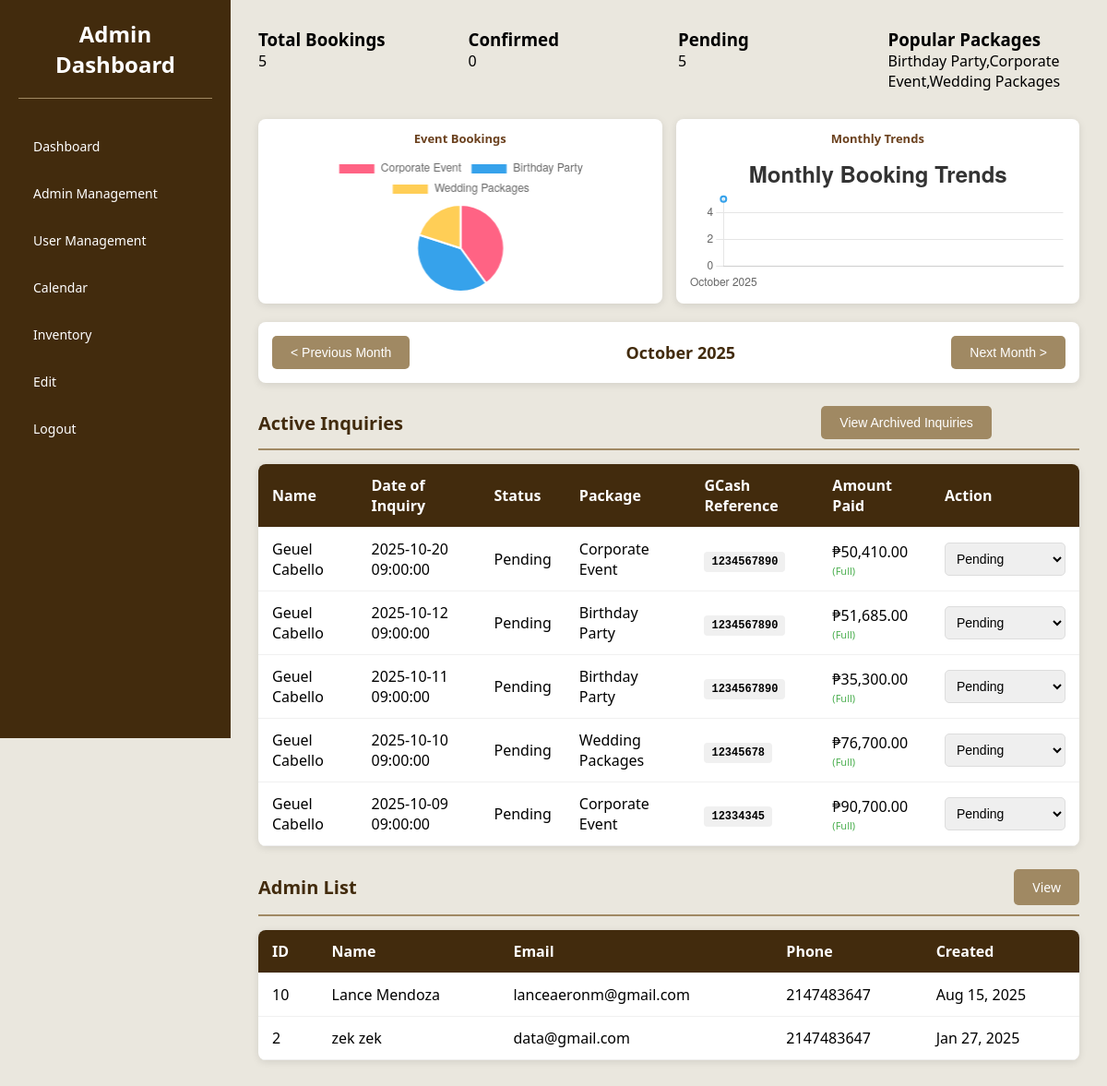
The page /admin/PHP/dashboard.php (signed in) on the database as committed earlier.
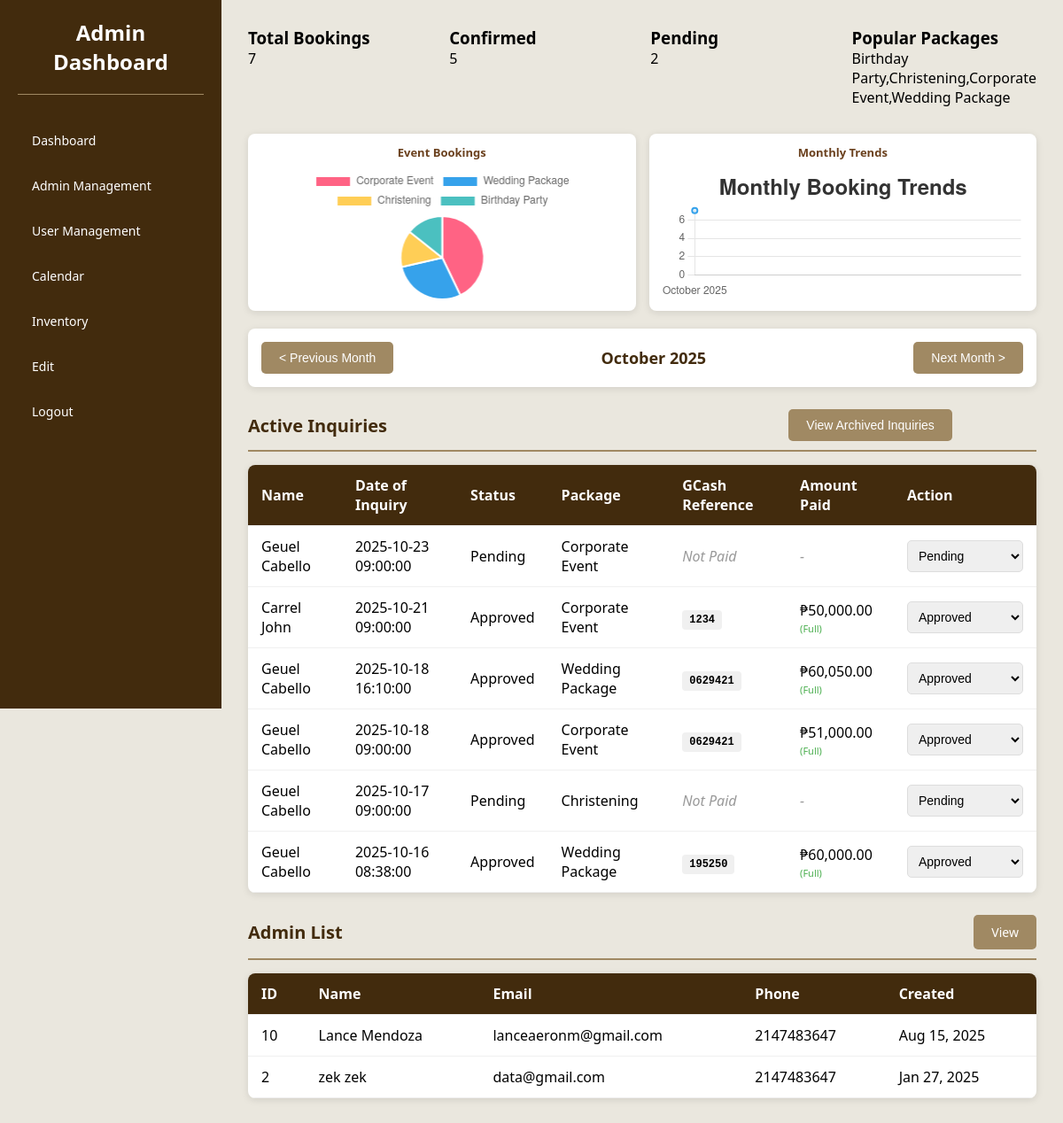
The same page on the database as committed later.
### tables this page shows
CREATE TABLE IF NOT EXISTS `bookings` (
  `id` int NOT NULL AUTO_INCREMENT,
  `btuser_id` int NOT NULL,
  `btaddress` varchar(255) DEFAULT NULL,
  `btevent` varchar(100) DEFAULT NULL,
  `btschedule` datetime DEFAULT NULL,
  `EventDuration` datetime DEFAULT NULL,
  `total_cost` double NOT NULL DEFAULT '0',
  `additional_headcount` int NOT NULL DEFAULT '0',
  `btattendees` int DEFAULT NULL,
  `btservices` text,
  `btmessage` text,
  `status` enum('Pending','Approved','Canceled','Completed') NOT NULL DEFAULT 'Pending',
  `payment_status` enum('unpaid','partial','paid') NOT NULL DEFAULT 'unpaid',
  `created_at` timestamp NULL DEFAULT CURRENT_TIMESTAMP,
  PRIMARY KEY (`id`)
);

CREATE TABLE IF NOT EXISTS `btuser` (
  `bt_user_id` int NOT NULL AUTO_INCREMENT,
  `bt_first_name` varchar(100) NOT NULL,
  `bt_last_name` varchar(100) NOT NULL,
  `bt_email` varchar(191) DEFAULT NULL,
  `bt_phone_number` varchar(20) NOT NULL,
  `bt_password_hash` mediumtext,
  `bt_created_at` datetime NOT NULL DEFAULT CURRENT_TIMESTAMP,
  `bt_updated_at` datetime DEFAULT NULL,
  `bt_is_active` tinyint NOT NULL DEFAULT '1',
  `bt_privilege_id` int NOT NULL DEFAULT '2',
  PRIMARY KEY (`bt_user_id`),
  UNIQUE KEY `email_unique` (`bt_email`),
  KEY `fk_btuser_privilege` (`bt_privilege_id`)
);

### admin/PHP/Dashboard.php (the view, shortened to what the changed rows need)
<?php
$host = 'localhost';
$dbname = 'btonedatabase';
$username = 'root';
$password = '';
try {
    $pdo = new PDO("mysql:host=$host;dbname=$dbname;charset=utf8mb4", $username, $password);
    $pdo->setAttribute(PDO::ATTR_ERRMODE, PDO::ERRMODE_EXCEPTION);
} catch (PDOException $e) {
    die("Database Connection Failed: " . $e->getMessage());
}
function getBookings($pdo) {
    $stmt = $pdo->prepare("
        SELECT
            b.*,
            u.bt_first_name,
            u.bt_last_name,
            u.bt_email,
            -- Get the latest GCash reference number
            (SELECT s1.GcashReferenceNo
             FROM sales s1
             WHERE s1.booking_id = b.id
             ORDER BY s1.DateCreated DESC
             LIMIT 1) as GcashReferenceNo,
            -- Get total amount paid across all payments
            COALESCE((SELECT SUM(s2.AmountPaid)
                     FROM sales s2
                     WHERE s2.booking_id = b.id), 0) as TotalAmountPaid,
            -- Get the total cost of the booking
            b.total_cost as TotalAmount
        FROM bookings b
        JOIN btuser u ON b.btuser_id = u.bt_user_id
        WHERE b.status NOT IN ('Canceled', 'Completed')
        ORDER BY b.btschedule DESC
        LIMIT 50
    ");
    $stmt->execute();
    return $stmt->fetchAll(PDO::FETCH_ASSOC);
}
function getMonthDetails($pdo, $month, $year)
{
    $stmt = $pdo->prepare("
        SELECT
        COUNT(*) AS total_bookings,
        SUM(CASE WHEN b.status = 'Approved' THEN 1 ELSE 0 END) as confirmed_bookings,
        SUM(CASE WHEN b.status = 'Pending' THEN 1 ELSE 0 END) as pending_bookings,
        GROUP_CONCAT(DISTINCT btevent) as popular_packages
        FROM bookings b
        WHERE MONTH(b.btschedule) = ? AND YEAR(b.btschedule) = ?
        AND b.status NOT IN ('Canceled', 'Completed')
    ");
    $stmt->execute([$month, $year]);
    return $stmt->fetch(PDO::FETCH_ASSOC);
}
$bookingData = getBookings($pdo);
$currentMonth = date('n');
$currentYear = date('Y');
$currentMonthData = getMonthDetails($pdo, $currentMonth, $currentYear);
?>
<!DOCTYPE html>
<html lang="en">
<head>
    <link rel="stylesheet" href="https://cdn.jsdelivr.net/npm/chart.js@4.4.0/dist/chart.min.css">
    <link rel="stylesheet" href="https://cdnjs.cloudflare.com/ajax/libs/font-awesome/6.4.0/css/all.min.css">
    <link rel="stylesheet" href="../assets_css/admin.css">
</head>
<body>
    <div class="dashboard-container">
    <nav class="sidebar">
    <div class="logo">
        <h2>Admin Dashboard</h2>
    </div>
</nav>
        <main class="main-content">
            <div class="analytics-section">
                <div class="stat-card">
                    <h3>Total Bookings</h3>
                    <p id="totalBookings"><?php echo $currentMonthData['total_bookings'] ?? 0; ?></p>
                </div>
                <div class="stat-card">
                    <h3>Confirmed</h3>
                    <p id="confirmedBookings"><?php echo $currentMonthData['confirmed_bookings'] ?? 0; ?></p>
                </div>
                <div class="stat-card">
                    <h3>Pending</h3>
                    <p id="pendingBookings"><?php echo $currentMonthData['pending_bookings'] ?? 0; ?></p>
                </div>
                <div class="stat-card">
                    <h3>Popular Packages</h3>
                    <p id="popularPackages"><?php echo $currentMonthData['popular_packages'] ?? 'N/A'; ?></p>
                </div>
            </div>
<div class="charts-section">
    <div class="chart-card">
        <h4>Event Bookings</h4>
        <canvas id="bookingChart"></canvas>
    </div>
    <div class="chart-card">
        <h4>Monthly Trends</h4>
        <canvas id="monthlyTrendChart"></canvas>
    </div>
</div>
<div class="month-navigation">
    <h2 id="currentMonthDisplay"><?php echo date('F Y'); ?></h2>
</div>
            <table class="customer-table">
                <thead>
                    <tr>
                        <th>Name</th>
                        <th>Date of Inquiry</th>
                        <th>Status</th>
                        <th>Package</th>
                        <th>GCash Reference</th>
                        <th>Amount Paid</th>
                        <th>Action</th>
                    </tr>
                </thead>
                <tbody>
                    <?php foreach ($bookingData as $booking): ?>
                    <tr>
                        <td><?php echo htmlspecialchars($booking['bt_first_name'] . ' ' . $booking['bt_last_name']); ?></td>
                        <td><?php echo htmlspecialchars($booking['btschedule']);?></td>
                        <td class="status-cell-<?php echo htmlspecialchars($booking['id']); ?>">
                        <?php echo htmlspecialchars($booking['status']); ?>
                        </td>
                        <td><?php echo htmlspecialchars($booking['btevent']); ?></td>
                        <td>
                            <?php if (!empty($booking['GcashReferenceNo'])): ?>
                                <span class="gcash-reference">
                                    <?php echo htmlspecialchars($booking['GcashReferenceNo']); ?>
                                </span>
                            <?php else: ?>
                                <span class="not-paid">Not Paid</span>
                            <?php endif; ?>
                        </td>
                        <td>
                            <?php if ($booking['TotalAmountPaid'] > 0): ?>
                                ₱<?php echo number_format($booking['TotalAmountPaid'], 2); ?>
                                <?php if ($booking['TotalAmountPaid'] < $booking['TotalAmount']): ?>
                                    <span class="payment-status paid-partial">(Partial)</span>
                                <?php else: ?>
                                    <span class="payment-status paid-full">(Full)</span>
                                <?php endif; ?>
                            <?php else: ?>
                                <span class="not-paid">-</span>
                            <?php endif; ?>
                        </td>
                        <td>
                            <select class="status-select" onchange="updateStatus('<?php echo htmlspecialchars($booking['id']);?>', this.value)">
                                    <?php
                                        $statuses = ['Pending', 'Approved', 'Canceled', 'Completed'];
                                        foreach ($statuses as$statusOption):
                                            $selected = ($booking['status'] === $statusOption) ? 'selected' :'';
                                    ?>
                                    <option value="<?php echo $statusOption; ?>" <?php echo $selected; ?>>
                                        <?php echo $statusOption; ?>
                                    </option>
                                    <?php endforeach; ?>
                            </select>
                        </td>
                    </tr>
                    <?php endforeach; ?>
                </tbody>
            </table>
            <?php include __DIR__ . '/../includes/admin_list.php'; ?>
        </main>
    </div>
</body>
</html>

### admin/includes/admin_list.php (shortened to what the changed rows need)
<?php
$stmt = $pdo->query("
    SELECT *
    FROM btuser
    WHERE bt_privilege_id = 1
    ORDER BY bt_user_id DESC
");
$users = $stmt->fetchAll(PDO::FETCH_ASSOC);
?>
<table class="customer-table">
    <thead>
        <tr>
            <th>ID</th><th>Name</th><th>Email</th><th>Phone</th><th>Created</th>
        </tr>
    </thead>
    <tbody>
    <?php foreach ($users as $user): ?>
        <tr>
            <td><?= htmlspecialchars($user['bt_user_id']); ?></td>
            <td><?= htmlspecialchars($user['bt_first_name'].' '.$user['bt_last_name']); ?></td>
            <td><?= htmlspecialchars($user['bt_email']); ?></td>
            <td><?= htmlspecialchars($user['bt_phone_number']); ?></td>
            <td><?= date('M j, Y', strtotime($user['bt_created_at'])); ?></td>
        </tr>
    <?php endforeach; ?>
    </tbody>
</table>

Rows that differ between the two databases and show on the page:
no longer on this page (row edited): bookings: btuser.bt_last_name "Geuel Cabello", btschedule "2025-10-10 09:00:00", status "Pending", btevent "Wedding Packages", GcashReferenceNo "12345678", TotalAmountPaid "76,700.00", total_cost "(Full)", id "Pending"
no longer on this page (row edited): bookings: btuser.bt_last_name "Geuel Cabello", btschedule "2025-10-09 09:00:00", status "Pending", btevent "Corporate Event", GcashReferenceNo "12334345", TotalAmountPaid "90,700.00", total_cost "(Full)", id "Pending"
added bookings: btuser.bt_last_name "Geuel Cabello", btschedule "2025-10-23 09:00:00", status "Pending", btevent "Corporate Event", shows "Not Paid", id "Pending"
added bookings: btuser.bt_last_name "Carrel John", btschedule "2025-10-21 09:00:00", status "Approved", btevent "Corporate Event", GcashReferenceNo "1234", TotalAmountPaid "50,000.00", total_cost "(Full)", id "Approved"
changed bookings (number 3 of 6 on the later page): btschedule "2025-10-12 09:00:00" → "2025-10-18 16:10:00"; status "Pending" → "Approved"; btevent "Birthday Party" → "Wedding Package"; GcashReferenceNo "1234567890" → "0629421"; TotalAmountPaid "51,685.00" → "60,050.00"; id "Pending" → "Approved"
now on this page (row edited): bookings: btuser.bt_last_name "Geuel Cabello", btschedule "2025-10-18 09:00:00", status "Approved", btevent "Corporate Event", GcashReferenceNo "0629421", TotalAmountPaid "51,000.00", total_cost "(Full)", id "Approved"
changed bookings: btschedule "2025-10-11 09:00:00" → "2025-10-17 09:00:00"; btevent "Birthday Party" → "Christening"; GcashReferenceNo "1234567890" → (not shown); TotalAmountPaid "35,300.00" → (not shown); total_cost 35300 → 65000 (drawn); text "₱" → "Not Paid -"
changed bookings (number 6 of 6 on the later page): btschedule "2025-10-20 09:00:00" → "2025-10-16 08:38:00"; status "Pending" → "Approved"; btevent "Corporate Event" → "Wedding Package"; GcashReferenceNo "1234567890" → "195250"; TotalAmountPaid "50,410.00" → "60,000.00"; id "Pending" → "Approved"; moves down the list
Other text that changed with them:
$currentMonthData['total_bookings']: "5" → "7"
$currentMonthData['confirmed_bookings']: "0" → "5"
$currentMonthData['pending_bookings']: "5" → "2"
$currentMonthData['popular_packages']: "Birthday Party,Corporate Event,Wedding Packages" → "Birthday Party,Christening,Corporate Event,Wedding Package"
chart data {{ json_encode($monthlyBookings) }}: [{"month":"2025-10","booking_count":5}] → [{"month":"2025-10","booking_count":7}]
chart data {{ json_encode($bookingAnalytics) }}: [{"btevent":"Corporate Event","booking_count":2},{"btevent":"Birthday Party","booking_count":2},{"btevent":"Wedding Packages","booking_count":1}] → [{"btevent":"Corporate Event","booking_count":3},{"btevent":"Wedding Package","booking_count":2},{"btevent":"Christening","booking_count":1},{"btevent":"Birthday Party","booking_count":1}]
